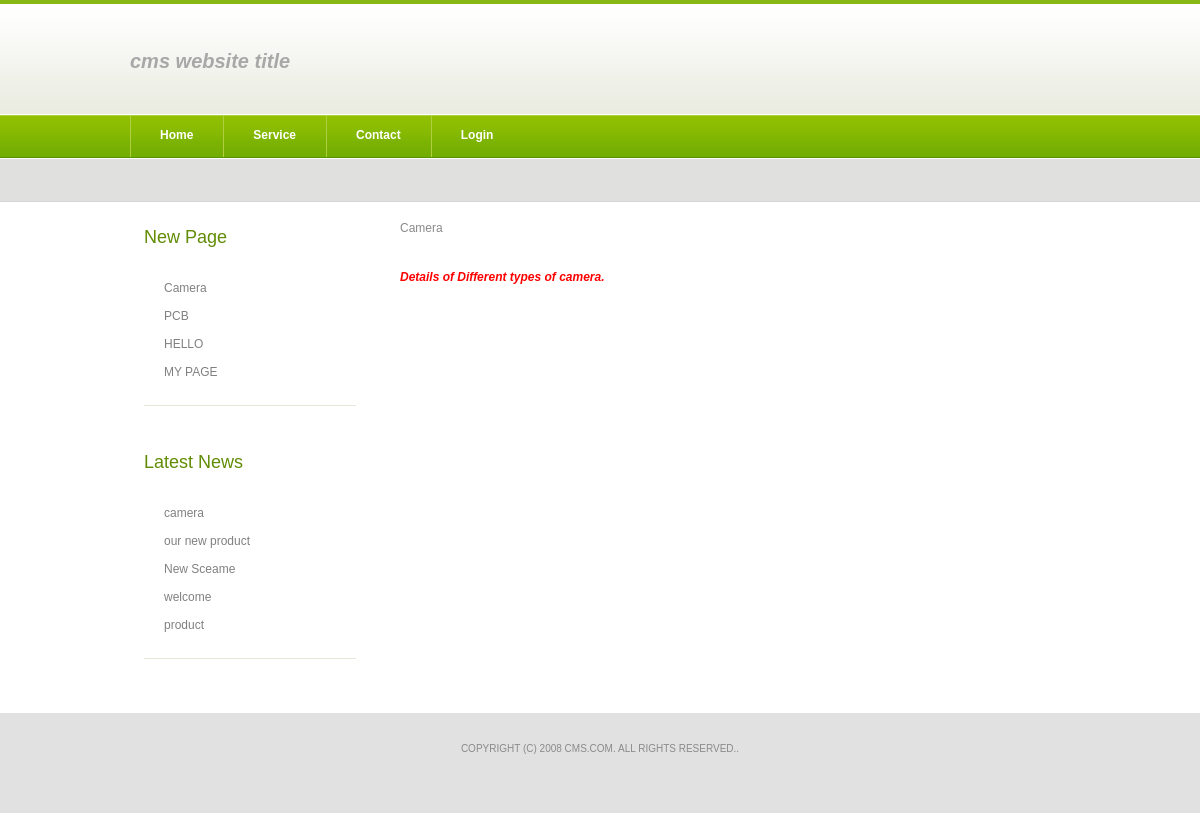
The page /cms2/navigation.php?name=Camera on the database its author committed.
### tables this page shows
CREATE TABLE IF NOT EXISTS `conf` (
  `lab_id` int(3) NOT NULL AUTO_INCREMENT,
  `lab_name` varchar(500) NOT NULL,
  `lab_value` varchar(500) NOT NULL,
  PRIMARY KEY (`lab_id`)
);

CREATE TABLE IF NOT EXISTS `newpage` (
  `page_id` int(11) NOT NULL AUTO_INCREMENT,
  `page_title` varchar(50) NOT NULL,
  `page_des` varchar(500) NOT NULL,
  PRIMARY KEY (`page_id`)
);

CREATE TABLE IF NOT EXISTS `news` (
  `id` int(11) NOT NULL AUTO_INCREMENT,
  `news` varchar(100) NOT NULL,
  `newsdata` varchar(500) NOT NULL,
  `newsdate` varchar(50) NOT NULL,
  PRIMARY KEY (`id`)
);

### cms2/navigation.php (the view, shortened to what this page needs)
<!DOCTYPE html PUBLIC "-//W3C//DTD XHTML 1.0 Strict//EN" "http://www.w3.org/TR/xhtml1/DTD/xhtml1-strict.dtd">
<html xmlns="http://www.w3.org/1999/xhtml">
<head>
<link href="style.css" rel="stylesheet" type="text/css" media="screen" />
</head>
<body>
	<div id="logo">
		<?php
					$query1="select *from conf where lab_id=3";
					$result1=mysql_query($query1);
					$row1=mysql_fetch_array($result1);
					echo $row1[2];
				?>
		</div>
	<div id="header">
		<div id="menu">
			<ul>
				<li><a href="home.php" class="first">Home</a></li>
				<li class="current_page_item"><a href="service.php">service</a></li>
				<li><a href="contact.php">Contact</a></li>
				<li><a href="login.php">login</a></li>
			</ul>
		</div>
	</div>
	<div id="page">
		<div id="content">
			<div class="post">
   <?php
  $filename=$_GET['name'];
  echo $filename ?> <br><br><br>
<?php
							$service=mysql_query("select * from newpage where page_title='$filename'");
							while($row=mysql_fetch_array($service))
							{
							echo $row['page_des'];
							}
							?>
</div>
		</div>
		<div id="sidebar">
			<ul>
				<li>
					<h2>New Page </h2>
					<ul>
							<li>
							<?php
											$query="select * from newpage";
											$result=mysql_query($query);
											while($row=mysql_fetch_array($result))
											{
												$a=$row['page_title'];
											?>
											<a href="navigation.php?name=<?php echo $a ?>"> <?php echo $a ?></a><br>
										<br>
										<?php
											}
											?>
				</li>
					</ul>
				</li>
				<ul>
				<li>
					<h2>Latest News</h2>
					<ul>
							<li>
			<?php
	$query="select * from news order by newsdate desc";
    $result=mysql_query($query);
	while($row=mysql_fetch_array($result))
											{
												$newsid=$row[0];
												$news=$row[1];
											?>
											<a href="latestnews.php?newsid=<?php echo $newsid ?>"> <?php echo $news ?></a><br>
											<br>
									<?php
											}
											?>
			</li>
					</ul>
				</li>
			</ul>
		</div>
		<div style="clear: both;">&nbsp;</div>
	</div>
	<div id="footer">
		<p>Copyright (c) 2008 cms.com. All rights reserved..</p>
	</div>
</body>
</html>

### cms2/style.css (style rules this page uses)
body { margin: 0; padding: 0; background: #FFFFFF url(images/img01.gif) repeat-x left top; font-family: Arial, Helvetica, sans-serif; font-size: 12px; color: #8A8A8A; }
h1, h2, h3 { margin: 0; text-transform: uppercase; font-weight: normal; color: #618C04; }
h2 { font-size: 18px; }
p, ul, ol { margin-top: 0; line-height: 240%; text-align: justify; }
a { color: #77B003; }
#header { width: 940px; height: 36px; margin: 0 auto; }
#menu { float: left; width: 680px; height: 43px; background: url(images/img02.jpg) no-repeat left top; }
#menu ul { margin: 0; padding: 0px 0px 0px 0px; list-style: none; line-height: normal; }
#menu li { display: block; float: left; }
#menu a { display: block; float: left; height: 30px; margin: 0; padding: 13px 30px 0px 30px; background: url(images/img02.gif) no-repeat left top; text-decoration: none; text-align: center; text-transform: capitalize; font-family: Arial, Helvetica, sans-serif; font-size: 12px; font-weight: bold; color: #FFFFFF; }
#page { width: 940px; margin: 0 auto; padding: 70px 0px 0px 0px; }
#logo { width: 940px; height: 65px; margin: 0 auto; }
#logo h1, #logo p { margin: 0px; line-height: normal; text-transform: lowercase; font-weight: normal; color: #618C04; }
#logo p { margin-top: 50px; text-transform: lowercase; font-size: 20px; color: #A8A8A8; }
#content { float: right; width: 670px; }
.post { margin-bottom: 45px; }
#sidebar { float: left; width: 240px; font-family: Arial, Helvetica, sans-serif; font-size: 12px; }
#sidebar ul { margin: 0; padding: 0; list-style: none; line-height: normal; }
#sidebar li { margin-bottom: 30px; padding: 0 0 10px 0px; }
#sidebar li ul { margin: 0px 14px; }
#sidebar li li { margin: 0; padding: 12px 0px; border-bottom: 1px solid #E9E8DD; background: url(images/img08.gif) no-repeat left 18px; }
#sidebar li li a { padding: 0px 0px 0px 20px; font-weight: normal; color: #808080; }
#sidebar h2 { height: 30px; margin: 0 0 10px 0px; padding: 6px 0 2px 14px; background: url(images/img05.gif) repeat-x left top; text-transform: capitalize; font-size: 18px; font-weight: normal; color: #618C04; }
#sidebar a { text-align: left; text-decoration: none; font-weight: bold; }
#footer { width: 100%; height: 100px; margin: 0 auto; padding: 0; background: #E1E1E1; }
#footer p { margin: 0; padding: 30px 0px 0px 0px; text-align: center; line-height: normal; text-transform: uppercase; font-size: 10px; }

### rows shown on the page
conf: lab_value "cms website title"
newpage: page_des "Details of Different types of camera.", page_title "Camera"
newpage: page_title "PCB"
newpage: page_title "HELLO"
newpage: page_title "MY PAGE"
news: news "camera"
news: news "our new product"
news: news "New Sceame"
news: news "welcome"
news: news "product"

### other values the page prints
$filename "Camera"
